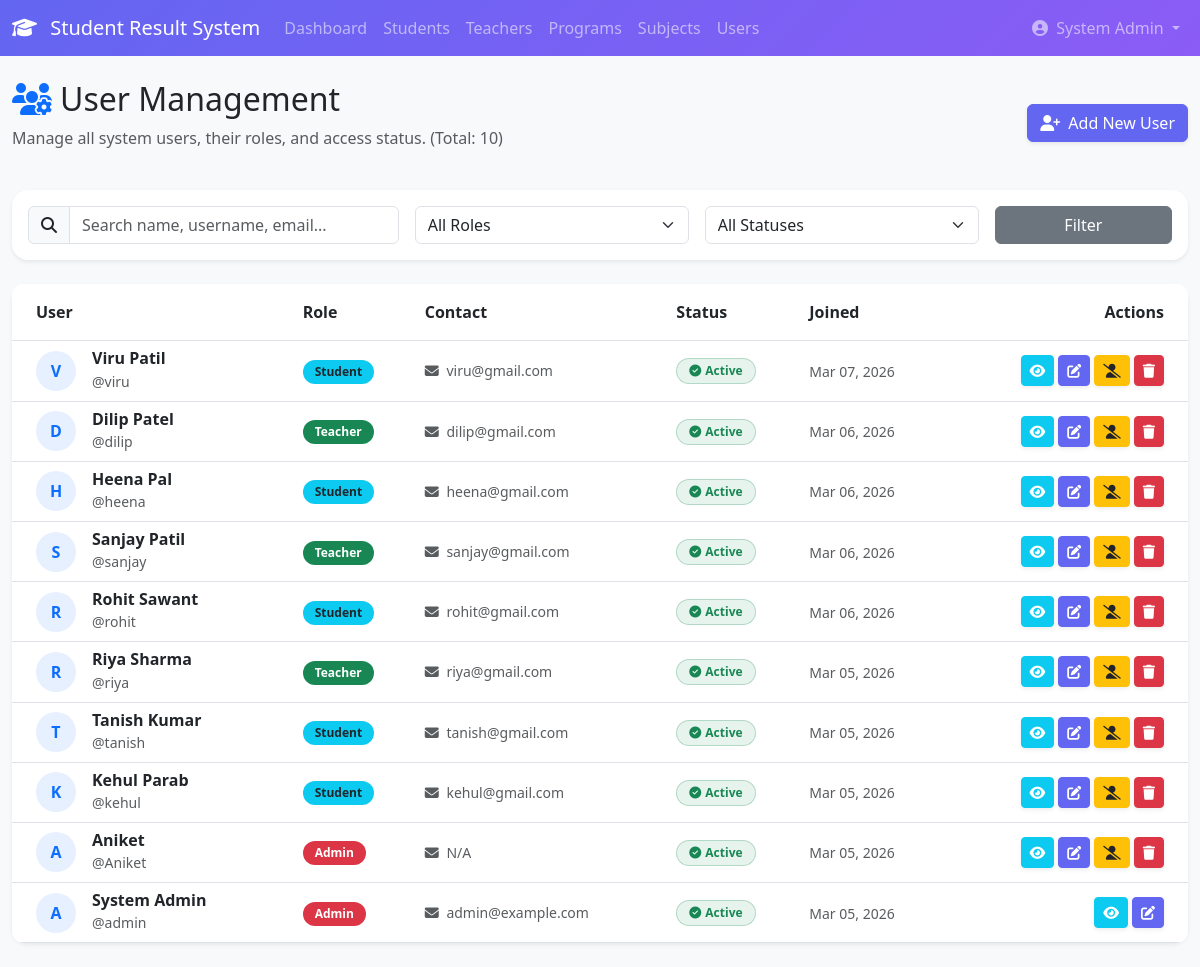
Page /users/ (signed in) on the earlier database version.
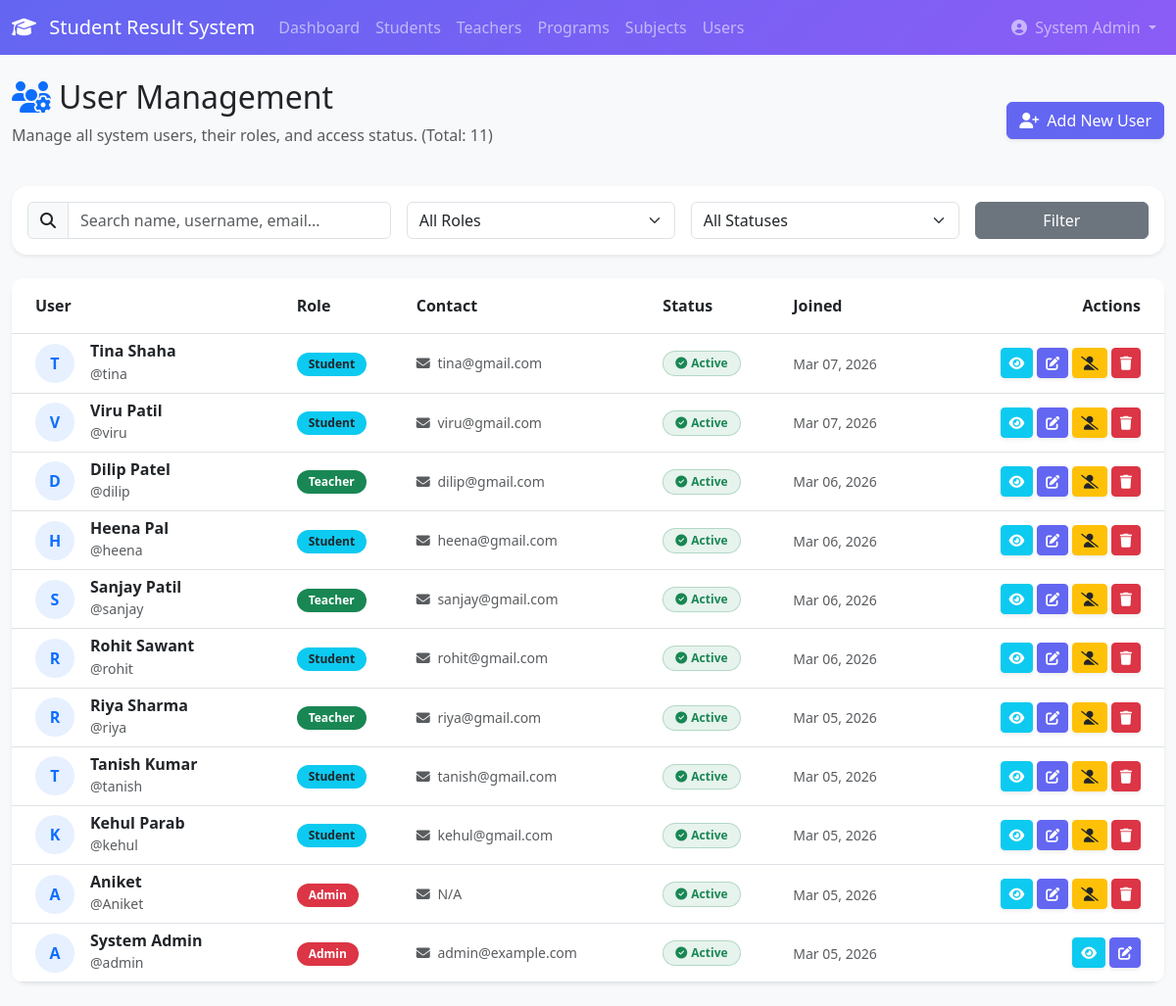
Same page on the later database version.
### accounts/models.py (models this page shows, shortened)
class User(AbstractUser):
    ROLE_CHOICES = (
        ('admin', 'Admin'),
        ('teacher', 'Teacher'),
        ('student', 'Student'),
    )
    role = models.CharField(
        max_length=10,
        choices=ROLE_CHOICES,
        default='student'
    )
    phone_regex = RegexValidator(
        regex=r'^\+?1?\d{9,15}$',
        message="Phone number must be entered in the format: '+999999999'. Up to 15 digits allowed."
    )
    phone = models.CharField(
        validators=[phone_regex],
        max_length=17,
        blank=True,
        null=True
    )
    profile_picture = models.ImageField(
        upload_to='profiles/',
        blank=True,
        null=True,
        default='profiles/default.png'
    )
    address = models.TextField(blank=True, null=True)
    date_of_birth = models.DateField(blank=True, null=True)
    created_at = models.DateTimeField(auto_now_add=True)
    updated_at = models.DateTimeField(auto_now=True)
    is_verified = models.BooleanField(default=True)
    last_login_ip = models.GenericIPAddressField(blank=True, null=True)
    class Meta:
        db_table = 'users'
        ordering = ['-created_at']
    def get_full_name(self):
        full_name = f"{self.first_name} {self.last_name}"
        return full_name.strip() or self.username
    @property
    def is_admin(self):
        return self.role == 'admin'

### accounts/views.py (the view, shortened to what this page needs)
# urls.py: path('users/', views.user_list, name='user_list'),
@login_required
@user_passes_test(is_admin)
def user_list(request):
    users = User.objects.all().order_by('-created_at')
    search_query = request.GET.get('search', '')
    role_filter = request.GET.get('role', '')
    if role_filter:
        users = users.filter(role=role_filter)
    status_filter = request.GET.get('status', '')
    if status_filter == 'active':
        users = users.filter(is_active=True)
    elif status_filter == 'inactive':
        users = users.filter(is_active=False)
    paginator = Paginator(users, 20)  # Show 20 users per page
    page_number = request.GET.get('page')
    page_obj = paginator.get_page(page_number)
    context = {
        'page_obj': page_obj,
        'search_query': search_query,
        'role_filter': role_filter,
        'status_filter': status_filter,
        'total_users': users.count(),
    }
    return render(request, 'accounts/user_list.html', context)

### accounts/views.py (called while the page is built)
def is_admin(user):
    return user.role == 'admin'

### accounts/templates/accounts/user_list.html (shortened to what the changed rows need)
{% extends 'base.html' %}
{% load static %}
{% block content %}
<div class="container-fluid py-4">
    <div class="row mb-4 align-items-center">
        <div class="col-md-8">
            <h2><i class="fas fa-users-cog text-primary me-2"></i>User Management</h2>
            <p class="text-muted">Manage all system users, their roles, and access status. (Total: {{ total_users }})</p>
        </div>
    </div>
    <div class="card shadow-sm border-0 rounded-4">
        <div class="card-body p-0">
            <div class="table-responsive">
                <table class="table table-hover align-middle mb-0">
                    <thead class="bg-light">
                        <tr>
                            <th class="ps-4 py-3">User</th>
                            <th class="py-3">Role</th>
                            <th class="py-3">Contact</th>
                            <th class="py-3">Status</th>
                            <th class="py-3">Joined</th>
                            <th class="py-3 text-end pe-4">Actions</th>
                        </tr>
                    </thead>
                    <tbody>
                        {% for user_obj in page_obj %}
                        <tr>
                            <td class="ps-4">
                                <div class="d-flex align-items-center">
                                    <div class="bg-primary bg-opacity-10 text-primary rounded-circle d-flex align-items-center justify-content-center me-3" style="width: 40px; height: 40px; font-weight: bold;">
                                        {{ user_obj.username|first|upper }}
                                    </div>
                                    <div>
                                        <h6 class="mb-0 fw-bold">{{ user_obj.get_full_name|default:user_obj.username }}</h6>
                                        <small class="text-muted">@{{ user_obj.username }}</small>
                                    </div>
                                </div>
                            </td>
                            <td>
                                {% if user_obj.role == 'admin' or user_obj.is_superuser %}
                                    <span class="badge bg-danger">Admin</span>
                                {% elif user_obj.role == 'teacher' %}
                                    <span class="badge bg-success">Teacher</span>
                                {% else %}
                                    <span class="badge bg-info text-dark">Student</span>
                                {% endif %}
                            </td>
                            <td>
                                <div class="small text-muted"><i class="fas fa-envelope me-1"></i> {{ user_obj.email|default:"N/A" }}</div>
                            </td>
                            <td>
                                {% if user_obj.is_active %}
                                    <span class="badge bg-success bg-opacity-10 text-success border border-success border-opacity-25"><i class="fas fa-check-circle me-1"></i>Active</span>
                                {% else %}
                                    <span class="badge bg-secondary bg-opacity-10 text-secondary border border-secondary border-opacity-25"><i class="fas fa-ban me-1"></i>Disabled</span>
                                {% endif %}
                            </td>
                            <td>
                                <span class="small text-muted">{{ user_obj.date_joined|date:"M d, Y" }}</span>
                            </td>
                            <td class="text-end pe-4">
    <div class="d-flex gap-1 justify-content-end">
        <a href="{% url 'user_detail' user_obj.pk %}" class="btn btn-sm btn-info text-white shadow-sm" title="View Details">
            <i class="fas fa-eye"></i>
        </a>
        <a href="{% url 'user_edit' user_obj.pk %}" class="btn btn-sm btn-primary shadow-sm" title="Edit User">
            <i class="fas fa-edit"></i>
        </a>
        {% if user_obj != request.user %}
        <form method="POST" action="{% url 'user_toggle_status' user_obj.pk %}" class="d-inline m-0">
            <button type="submit" class="btn btn-sm {% if user_obj.is_active %}btn-warning text-dark{% else %}btn-success{% endif %} shadow-sm" title="{% if user_obj.is_active %}Disable Account{% else %}Enable Account{% endif %}">
                <i class="fas {% if user_obj.is_active %}fa-user-slash{% else %}fa-user-check{% endif %}"></i>
            </button>
        </form>
        <a href="{% url 'user_delete' user_obj.pk %}" class="btn btn-sm btn-danger shadow-sm" title="Delete User">
            <i class="fas fa-trash"></i>
        </a>
        {% endif %}
    </div>
</td>
                        </tr>
                        {% endfor %}
                    </tbody>
                </table>
            </div>
        </div>
    </div>
</div>
{% block extra_css %}
<link rel="stylesheet" href="https://cdnjs.cloudflare.com/ajax/libs/font-awesome/6.4.0/css/all.min.css">
{% endblock %}
{% endblock %}

### templates/navbar.html (shortened to what this page needs)
<nav class="navbar navbar-expand-lg navbar-dark" style="background: linear-gradient(135deg, #6366f1 0%, #8b5cf6 100%);">
    <div class="container-fluid">
        <a class="navbar-brand" href="{% url 'redirect_dashboard' %}">
            <i class="fas fa-graduation-cap me-2"></i>
            Student Result System
        </a>
        <div class="collapse navbar-collapse" id="navbarNav">
            <ul class="navbar-nav me-auto">
                {% if user.is_admin %}
                    <li class="nav-item">
                        <a class="nav-link" href="{% url 'admin_dashboard' %}">Dashboard</a>
                    </li>
                    <li class="nav-item">
                        <a class="nav-link" href="{% url 'student_list' %}">Students</a>
                    </li>
                    <li class="nav-item">
                        <a class="nav-link" href="{% url 'teacher_list' %}">Teachers</a>
                    </li>
                    <li class="nav-item">
                        <a class="nav-link" href="{% url 'program_list' %}">Programs</a>
                    </li>
                    <li class="nav-item">
                        <a class="nav-link" href="{% url 'subject_list' %}">Subjects</a>
                    </li>
                    <li class="nav-item">
                        <a class="nav-link" href="{% url 'user_list' %}">Users</a>
                    </li>
                {% endif %}
            </ul>
            <ul class="navbar-nav">
                <li class="nav-item dropdown">
                    <a class="nav-link dropdown-toggle" href="#" id="userDropdown" role="button" data-bs-toggle="dropdown">
                        <i class="fas fa-user-circle me-1"></i>
                        {{ user.get_full_name }}
                    </a>
                </li>
            </ul>
        </div>
    </div>
</nav>

Differences in the rows shown:
added User: username|first "T", get_full_name "Tina Shaha", username "tina", role "Student", email "tina@gmail.com", is_active True (drawn), date_joined "Mar 07, 2026"
Other differences:
{{ total_users }}: "10" → "11"
